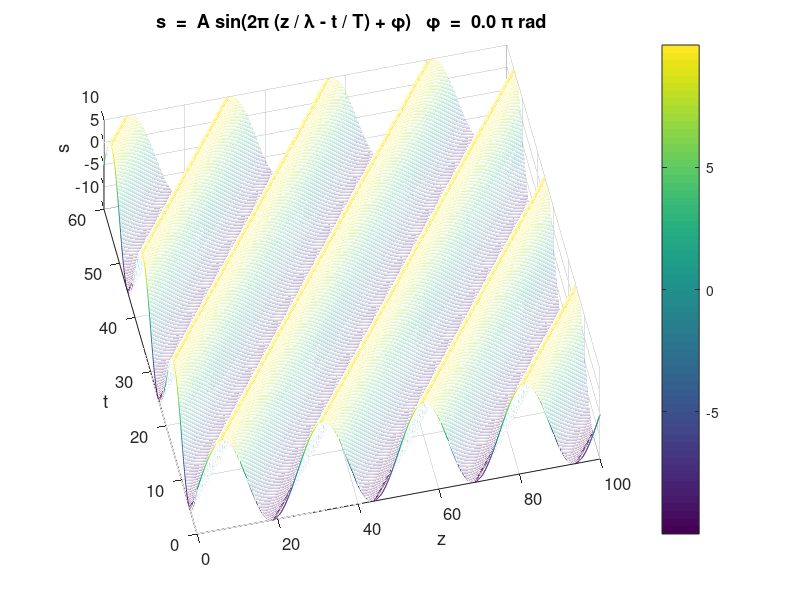
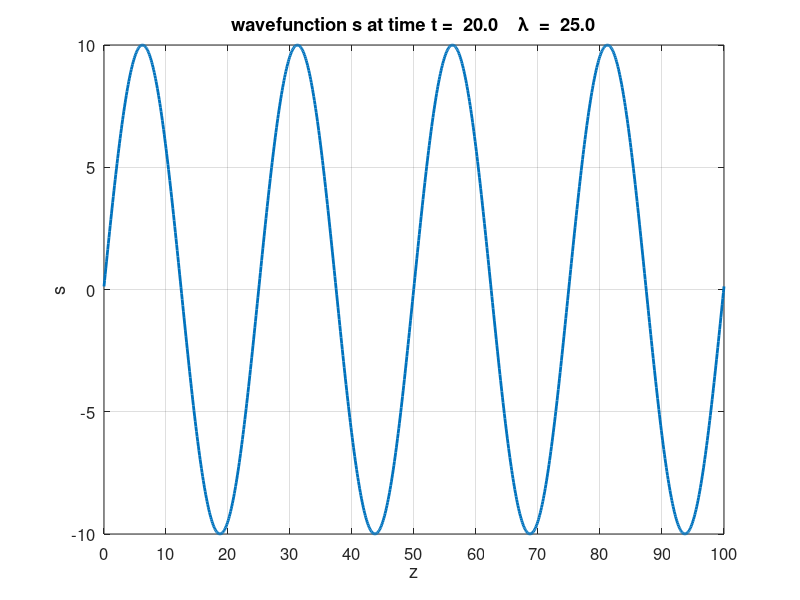
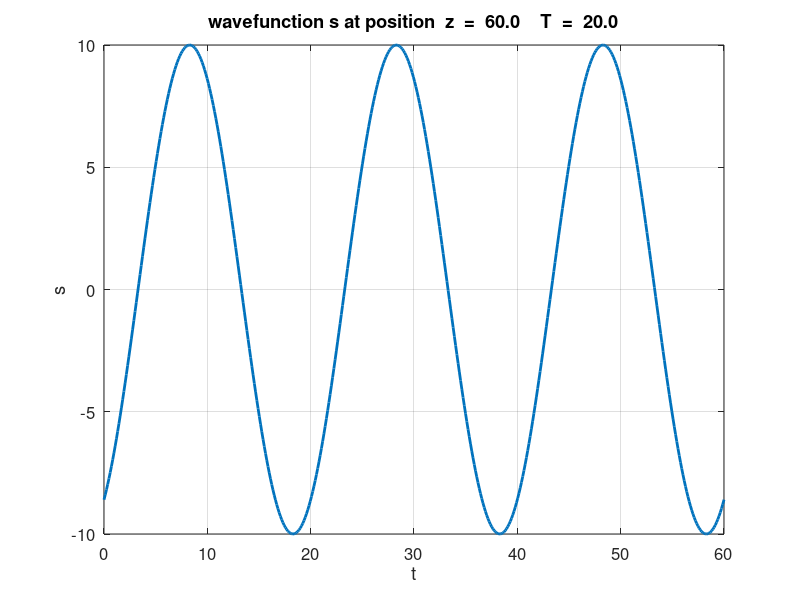

Source code (MATLAB) for these figures, in order:
% wm_ttw2.m

% [3D] view of the wave function for a travelling wave 
%    propagating in the Z direction

% John A Sims 
% email: john.sims@ufabc.edu.br
% Universidade Federal do ABC 
% http://www.ufabc.edu.br/
% Biomedical Engineering Department,
% Centro de Engenharia, Modelagem e Ciencias Sociais Aplicadas.
% (Centre for Engineering, modelling and applied social sciences)
% Rua Arcturus (Jd Antares)
% Anchieta
% 09606070 - Sao Bernardo do Campo, SP - Brasil

% Ian Cooper
% email: ian.cooper@sydney.edu.au
% School of Physics, University of Sydney
% 180127
% DOING PHYSICS WITH MATLAB 
%    https://d-arora.github.io/Doing-Physics-With-Matlab/
%    http://www.physics.usyd.edu.au/teach_res/mp/doc/wm_ttw.htm


clear all
close all
clc


% =======================================================================
% TRAVELLING WAVE INPUT PARAMETERS
%   S.I. units for all quantities
%   Default values given in brakets
% =======================================================================
   A = 10;       %  amplitude  (10)
   L = 25;       %  wavelength  (25)
   T = 20;       %  period  (20)
   nT = 3;       %  no. periods for animation  (4)
   nX = 4;       %  no. wavelengths displayed (3)
   Nx = 1000;    %  Number of grid X grid points (2076)
   Nt = 500;     %  Number of time steps (200)
   phi = 0;         % phase angle [0 rad]

   
% =======================================================================
%   CALCULATIONS
% =======================================================================
   w = 2*pi / T;    %  angular frequency 
   k = 2*pi / L;    %  wave number k
   tMax = nT * T;   %  max time interval for animation
   zMax = nX * L;   %  max Z distance
  
   t = linspace(0,tMax,Nt);   % grid points for time 
   z = linspace(0,zMax,Nx);   % grid points for Z axis
   
    
%  Wave function s(z,t) ---------------------------------------------
%    Calculate all data and store it in S, rows are z, cols t. 
%    Later, phase relationship between all particles in an instant 
%    of time (i.e spatial domain information) will be taken from , 
%    rows of S and time (temporal domain) for a single particle 
%    taken from columns.
   s = zeros(Nx,Nt); 
   
% Time loop   
   for c = 1 : Nt
     s(:,c) = A .* sin(k.*z - w*t(c) + phi);
   end

% Wavefunction at a constant z and a constant t   
     Pt = find(t > 20,1)-1;
     Pz = find(z > 60,1)-1;
     st = s(Pt,:);
     
     sz = s(:,Pt);
   
% =======================================================================     
%   GRAPHICS 
% =======================================================================
figure(1)
pos = [0.05 0.1 0.3 0.3];
   set(gcf,'Units','normalized');
   set(gcf,'Position',pos);
   set(gcf,'color','w');
   [zz, tt] = meshgrid(z,t);
   mesh(zz,tt,s');
   colorbar;
   xlabel('z');
   ylabel('t');
   zlabel('s');
   view(-13,75);
   set(gca,'fontsize',12);
   tm1 = 's  =  A sin(2\pi (z / \lambda - t / T) + \phi)   \phi  =  ';
   tm2 = num2str(phi/pi, '%3.1f');
   tm3 = ' \pi rad';
   tm = [tm1 tm2 tm3];
   title(tm)
   
figure(2)
pos = [0.37 0.1 0.3 0.3];
   set(gcf,'Units','normalized');
   set(gcf,'Position',pos);
   set(gcf,'color','w'); 
   xP = z; yP = sz;
   plot(xP,yP,'linewidth',2);
  
   xlabel('z');
   ylabel('s');
   tm1 = 'wavefunction s at time t =  ';
   tm2 = num2str(t(Pt), '%3.1f \n');
   tm3 = '    \lambda  =  ';
   tm4 = num2str(L,'%2.1f \n');
   tm = [tm1 tm2 tm3 tm4];
   title(tm);
   grid on
   set(gca,'xTick',0:10:100);
   set(gca,'fontsize',12);
   
 figure(3)
   pos = [0.69 0.1 0.3 0.3];
   set(gcf,'Units','normalized');
   set(gcf,'Position',pos);
   set(gcf,'color','w'); 
   xP = t; yP = st;
   plot(xP,yP,'linewidth',2);
   xlabel('t');
   ylabel('s');
   tm1 = 'wavefunction s at position  z  =  ';
   tm2 = num2str(z(Pz), '%3.1f \n');
   tm3 = '    T  =  ';
   tm4 = num2str(T,'%2.1f \n');
   tm = [tm1 tm2 tm3 tm4];
   title(tm);
   grid on
   set(gca,'fontsize',12);
